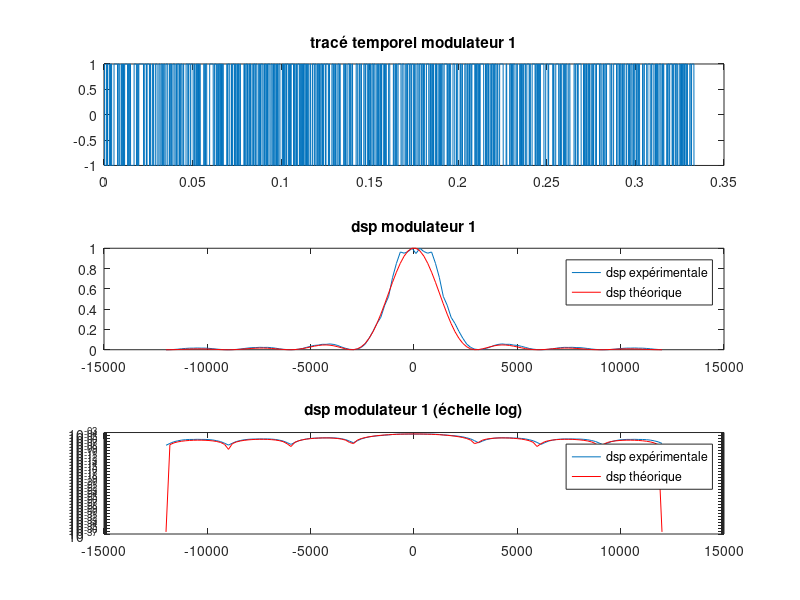
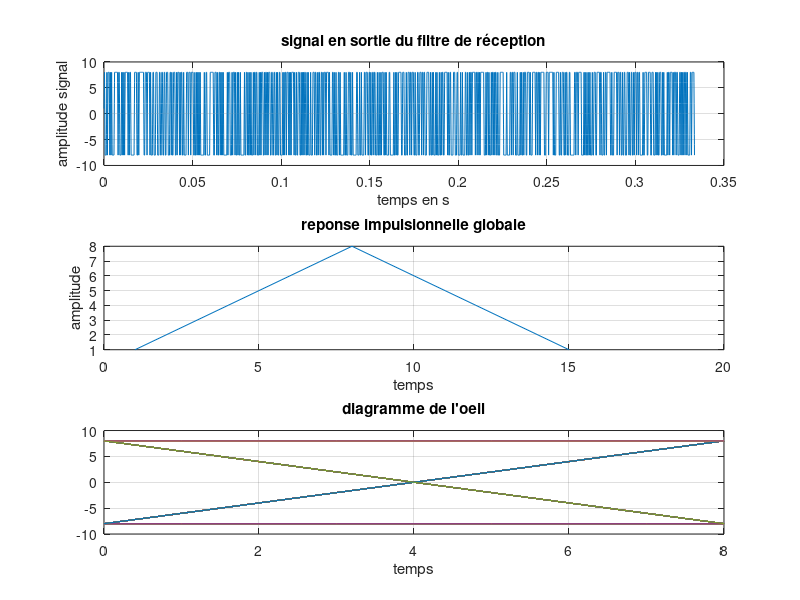
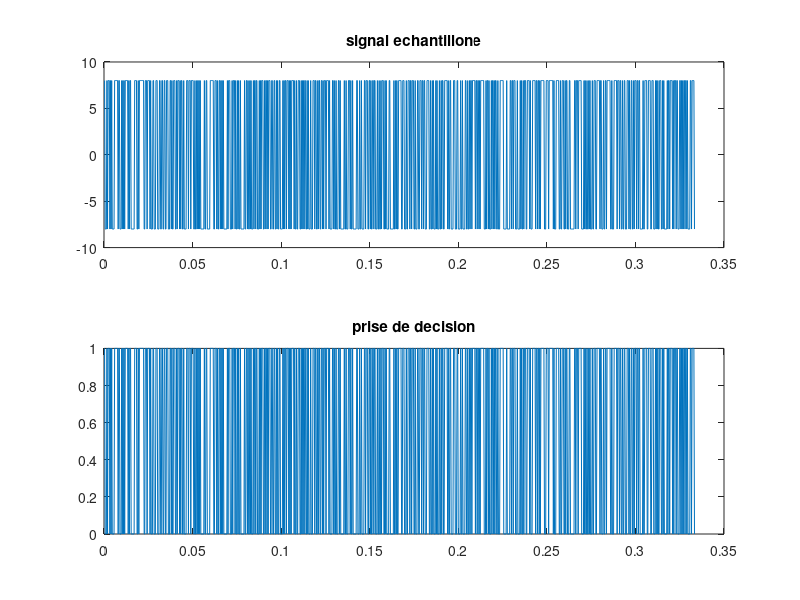
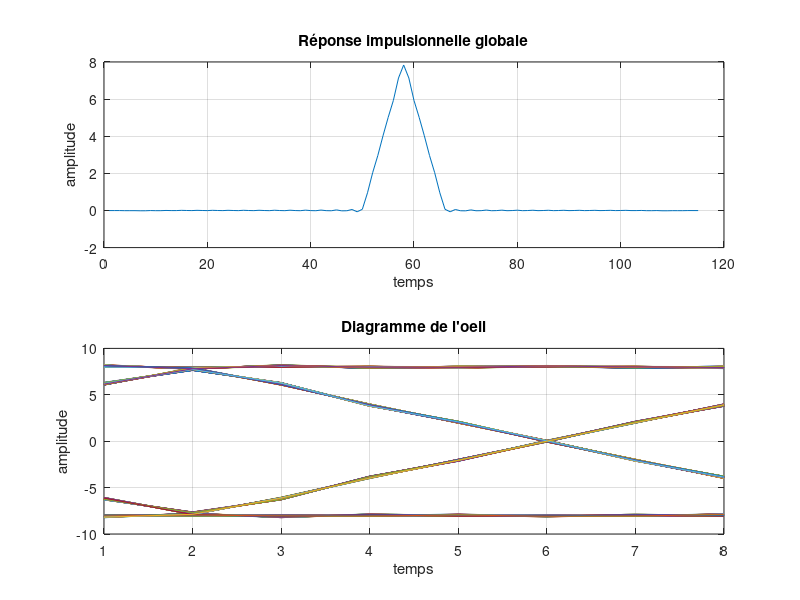

The MATLAB source for these figures, in order:
clc, clear all, close all

n = 1000;       % Nombre de bit du signal
Fe = 24000;     % Frequence d'echantillonnage
Te = 1/Fe;      % Periode d'echantillonnage
Rb = 3000;      % Débit binaire
Tb = 1/Rb;      % Periode d'emission des bits
bits = randi(2,1,n)-1;      % suites de bits du signal
N = 101;        %ordre filtre


% Modulateur
M1 = 2;
Rs = Rb/ log2(M1);
Ts = 1/Rs;
Ns = Ts/Te;
t = linspace(0,Te*Ns*n,n*Ns);
% mapping binaire à moyenne nulle
Map_1 = 2*bits - 1;
% somme ak dirac
dir1 = [1 zeros(1,Ns-1)];
s1 = kron(Map_1,dir1);
% filtrage rectangulaire
h1_e = ones(1,Ns);
x = filter(h1_e,1,s1);
% densité spectrale de puissance
DSP1 = pwelch(x,[],[],[],Fe,'twosided');
[o1, ~] = size(DSP1);
f1 = linspace(-Fe/2,Fe/2,o1);
% dsp théorique
Sx = Ts*(sinc(f1*Ts)).^2;

% Tracé signal filtré et DSP (échelle classique et logarithmique)

subplot(3,1,1),plot(t,x);
title('tracé temporel modulateur 1');
subplot(3,1,2),plot(f1,fftshift(DSP1)/max(DSP1));
title('dsp modulateur 1');
hold on;
subplot(3,1,2),plot(f1,Sx/max(Sx),'r');
legend('dsp expérimentale','dsp théorique');
subplot(3,1,3),semilogy(f1,fftshift(DSP1));
title('dsp modulateur 1 (échelle log)');
hold on;
subplot(3,1,3),semilogy(f1,Sx,'r');
legend('dsp expérimentale', 'dsp théorique');

% reception
n0 = 8;
m = n;
t0 = n0*Te; % = Ts ici
h1_r = fliplr(h1_e);
t_echant = linspace(t0,m*Ts,m);

% fonction de transfert generale
g = conv(h1_e,h1_r);

% filtrage reception
x_r = filter(h1_r,1,x);

% diagramme de l'oeil
oeil = reshape(x_r,Ns,length(x_r)/Ns);
oeil = [0 oeil(end,1:end-1) ; oeil];

x_echant = x_r(n0:Ns:end);

%decision + demapping
x_decision = sign(x_echant);
x_decision = (x_decision+1)/2;

err = bits-x_decision;
err_bin = sum(abs(err))/length(err);

% traces signal apres filtrage en reception, reponse impulsionnelle globale
% et diagramme de l'oeil
figure(2)
subplot(3,1,1),plot(t,x_r)
title('signal en sortie du filtre de réception')
xlabel('temps en s')
ylabel('amplitude signal')
grid on
subplot(3,1,2),plot(g)
title('reponse impulsionnelle globale')
xlabel('temps')
ylabel('amplitude')
grid on
subplot(3,1,3),plot(0:8,oeil(:,2:end))
title("diagramme de l'oeil")
xlabel('temps')
ylabel('')
grid on

% traces du signal echantillonne et des decisions
figure(3)
subplot(2,1,1),plot(t_echant,x_echant)
title('signal echantillone')
subplot(2,1,2),plot(t_echant,x_decision)
title('prise de decision')


% bande 8000Hz
% on reprend la même chaine de transmission en introduisant un filtre dans
% le canal de propagation
BW1 = 8000;
n01 = 2;
% fonction de transfert du canal
hc = (2*BW1/Fe)*sinc(2*(BW1/Fe)*[-(N-1)/2:(N-1)/2]);
g1 = conv(g,hc);

% signal apres canal
x1_c = filter(hc,1,x);
% signal apres reception
x1_r = filter(h1_r,1,x1_c);

% calcul du retard du au canal
retard = floor((N-1)/(2*Ns))+1;
oeil1 = reshape(x1_r,Ns,length(x1_r)/Ns);

% echantillonnage + decision
x_echant1 = x1_r(n01:Ns:end);
x_decision1 = sign(x_echant1);
x_decision1 = (x_decision1+1)/2;

% calcul TEB
err1 = bits(1:(end-retard))-x_decision1((retard+1):end);
err_bin1 = mean(abs(err1));

% trace reponse impulsionnelle globale et oeil
figure
subplot(2,1,1),plot(g1)
title('Réponse impulsionnelle globale')
xlabel('temps')
ylabel('amplitude')
grid on
subplot(2,1,2),plot(oeil1(:,N:end))
title("Diagramme de l'oeil")
xlabel('temps')
ylabel('amplitude')
grid on

% traces des reponses frequentielles des filtres de mise en formes et du
% canal
figure
plot(fftshift(abs(fft(h1_e,1024).*fft(h1_r,1024))))
hold on
plot(fftshift(abs(fft(max(abs(fft(h1_e,1024).*fft(h1_r,1024)))*hc,1024))))
title('|H(f)*Hr(f)| et |Hc(f)|')
xlabel('fréquences')
ylabel('amplitudes')
legend('|H(f)*Hr(f)|','|Hc(f)|')
grid on

% trace reponse frequentielle globale
figure
plot(fftshift(abs(fft(h1_e,1024).*fft(h1_r,1024).*fft(hc,1024))))
title('TF filtre global')

% bande 1000Hz
% on reprend la même chaine de transmission en introduisant un filtre dans
% le canal de propagation
BW2 = 1000;
n02 = 2;
% fonction de transfert canal
hc2 = (2*BW2/Fe)*sinc(2*(BW2/Fe)*[-(N-1)/2:(N-1)/2]);
% reponse impulsionnelle globale
g2 = conv(g,hc);

% signal apres canal puis reception
x2_c = filter(hc2,1,x);
x2_r = filter(h1_r,1,x2_c);

% diagramme de l'oeil
oeil2 = reshape(x2_r,Ns,length(x2_r)/Ns);

% echantillonage, decision, calcul de retard et de TEB
x_echant2 = x2_r(n02:Ns:end);
x_decision2 = sign(x_echant2);
x_decision2 = (x_decision2+1)/2;
retard = floor((N-1)/(2*Ns))+1;
err2 = bits(1:(end-retard))-x_decision2((retard+1):end);
err_bin2 = mean(abs(err2))

% traces reponse impulsionnelle globale et diagramme de l'oeil
figure
subplot(2,1,1),plot(g2)
title('Réponse impulsionnelle globale')
xlabel('temps')
ylabel('amplitude')
grid on
subplot(2,1,2),plot(oeil2)
title("Diagramme de l'oeil")
xlabel('temps')
ylabel('amplitude')
grid on

% traces des reponse frequentielles de h(t)*hr(t) et hc(t)
figure
plot(fftshift(abs(fft(h1_e,1024).*fft(h1_r,1024))))
hold on
plot(fftshift(abs(fft(max(abs(fft(h1_e,1024).*fft(h1_r,1024)))*hc2,1024))))
title('|H(f)*Hr(f)| et |Hc(f)|')
xlabel('fréquences')
ylabel('amplitudes')
legend('|H(f)*Hr(f)|','|Hc(f)|')
grid on

% tracé reponse frequentielle globale
figure
plot(fftshift(abs(fft(h1_e,1024).*fft(h1_r,1024).*fft(hc2,1024))))
title('TF filtre global')


